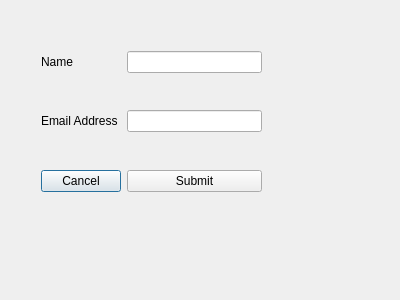
<?xml version="1.0" encoding="UTF-8"?>
<ui version="4.0">
 <class>Dialog</class>
 <widget class="QDialog" name="Dialog">
  <property name="geometry">
   <rect>
    <x>0</x>
    <y>0</y>
    <width>400</width>
    <height>300</height>
   </rect>
  </property>
  <property name="windowTitle">
   <string>Dialog</string>
  </property>
  <widget class="QWidget" name="">
   <property name="geometry">
    <rect>
     <x>41</x>
     <y>51</y>
     <width>221</width>
     <height>141</height>
    </rect>
   </property>
   <layout class="QFormLayout" name="formLayout">
    <item row="0" column="0">
     <widget class="QLabel" name="label">
      <property name="text">
       <string>Name</string>
      </property>
     </widget>
    </item>
    <item row="0" column="1">
     <widget class="QLineEdit" name="lineEdit"/>
    </item>
    <item row="2" column="0">
     <widget class="QLabel" name="label_2">
      <property name="text">
       <string>Email Address</string>
      </property>
     </widget>
    </item>
    <item row="2" column="1">
     <widget class="QLineEdit" name="lineEdit_2"/>
    </item>
    <item row="4" column="0">
     <widget class="QPushButton" name="pushButton">
      <property name="text">
       <string>Cancel</string>
      </property>
     </widget>
    </item>
    <item row="4" column="1">
     <widget class="QPushButton" name="pushButton_2">
      <property name="text">
       <string>Submit</string>
      </property>
     </widget>
    </item>
    <item row="1" column="1">
     <spacer name="verticalSpacer">
      <property name="orientation">
       <enum>Qt::Vertical</enum>
      </property>
      <property name="sizeHint" stdset="0">
       <size>
        <width>20</width>
        <height>40</height>
       </size>
      </property>
     </spacer>
    </item>
    <item row="3" column="1">
     <spacer name="verticalSpacer_2">
      <property name="orientation">
       <enum>Qt::Vertical</enum>
      </property>
      <property name="sizeHint" stdset="0">
       <size>
        <width>20</width>
        <height>40</height>
       </size>
      </property>
     </spacer>
    </item>
   </layout>
  </widget>
 </widget>
 <resources/>
 <connections/>
</ui>
